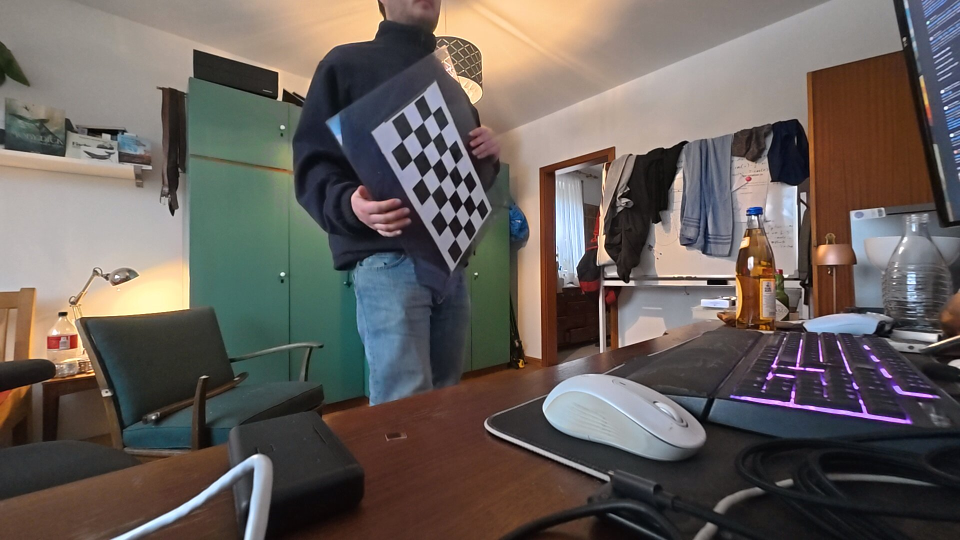
#> input picture calibration_images/left/img_01.png, 1920 x 1080 px, given in place of the camera (shown at 1/2 size)
$ python capture_calibration_images.py
#> lines starting #> are read from the running program, lines starting #| are printed output that depends on the picture; after the words box and inside, x2 and y2 are one past the last pixel; in counts of white or black regions, pixels touching at a corner belong together
#!/usr/bin/env python3
"""
capture_calibration_images.py
=============================
Interactive stereo chessboard capture for camera calibration.

Uses cv2.findChessboardCornersSB for robust corner detection.
Auto-saves when both cameras detect the board, with a cooldown between saves.

Controls
--------
  q  – Quit
"""

import os
import sys
import threading
import time
import cv2
import numpy as np

# ── Configuration ────────────────────────────────────────────────────────────
CAM_LEFT_ID = 2          # /dev/video2
CAM_RIGHT_ID = 4         # /dev/video4
RESOLUTION = (1920, 1080)
FPS = 30

# Chessboard inner corners  (columns × rows)
CHESS_COLS = 7
CHESS_ROWS = 4
BOARD_SIZE = (CHESS_COLS, CHESS_ROWS)

# Output directories
OUT_DIR = "calibration_images"
LEFT_DIR = os.path.join(OUT_DIR, "left")
RIGHT_DIR = os.path.join(OUT_DIR, "right")

PREVIEW_SCALE = 0.5
COOLDOWN = 3.0  # seconds between auto-captures


def open_camera(dev_id: int) -> cv2.VideoCapture:
    cap = cv2.VideoCapture(dev_id, cv2.CAP_V4L2)
    if not cap.isOpened():
        print(f"[ERROR] Cannot open /dev/video{dev_id}")
        sys.exit(1)
    cap.set(cv2.CAP_PROP_FOURCC, cv2.VideoWriter_fourcc(*"MJPG"))
    cap.set(cv2.CAP_PROP_FRAME_WIDTH, RESOLUTION[0])
    cap.set(cv2.CAP_PROP_FRAME_HEIGHT, RESOLUTION[1])
    cap.set(cv2.CAP_PROP_FPS, FPS)
    return cap


class Detector(threading.Thread):
    """Runs findChessboardCornersSB in a background thread."""

    def __init__(self, board_size):
        super().__init__(daemon=True)
        self.board_size = board_size
        self._lock = threading.Lock()
        self._gray_l = None
        self._gray_r = None
        self._frame_l = None
        self._frame_r = None
        self._new = False
        self.found_l = False
        self.found_r = False
        self.corners_l = None
        self.corners_r = None
        self.frame_l = None
        self.frame_r = None
        self._running = True
        self.start()

    def submit(self, gray_l, gray_r, frame_l, frame_r):
        with self._lock:
            self._gray_l = gray_l
            self._gray_r = gray_r
            self._frame_l = frame_l.copy()
            self._frame_r = frame_r.copy()
            self._new = True

    def run(self):
        while self._running:
            gl = gr = fl_frame = fr_frame = None
            with self._lock:
                if self._new:
                    gl, gr = self._gray_l.copy(), self._gray_r.copy()
                    fl_frame = self._frame_l.copy()
                    fr_frame = self._frame_r.copy()
                    self._new = False
            if gl is None:
                time.sleep(0.005)
                continue

            # Full-res detection — same as calibration script
            fl, cl = cv2.findChessboardCornersSB(gl, self.board_size)
            fr, cr = cv2.findChessboardCornersSB(gr, self.board_size)

            with self._lock:
                self.found_l, self.corners_l = fl, cl
                self.found_r, self.corners_r = fr, cr
                self.frame_l = fl_frame
                self.frame_r = fr_frame

    def stop(self):
        self._running = False


def main() -> None:
    os.makedirs(LEFT_DIR, exist_ok=True)
    os.makedirs(RIGHT_DIR, exist_ok=True)

    cap_l = open_camera(CAM_LEFT_ID)
    cap_r = open_camera(CAM_RIGHT_ID)

    pair_count = 0
    existing = [f for f in os.listdir(LEFT_DIR) if f.endswith(".png")]
    if existing:
        pair_count = max(int(f.split("_")[1].split(".")[0]) for f in existing)
        print(f"[INFO] Continuing from pair {pair_count + 1}.")

    det = Detector(BOARD_SIZE)

    print("=" * 60)
    print("  Stereo Chessboard Capture")
    print(f"  Board: {CHESS_COLS}×{CHESS_ROWS} inner corners")
    print(f"  Auto-saves every {COOLDOWN:.0f}s when both cameras detect.")
    print("  Move board to different angles/positions between saves!")
    print("  [q] quit")
    print("=" * 60)

    last_save_time = 0

    while True:
        ret_l, frame_l = cap_l.read()
#> frame_l is the input picture: shape (1080, 1920, 3); mean B, G, R 91, 95.5, 103.1
        ret_r, frame_r = cap_r.read()
        if not ret_l or not ret_r:
            continue

        gray_l = cv2.cvtColor(frame_l, cv2.COLOR_BGR2GRAY)
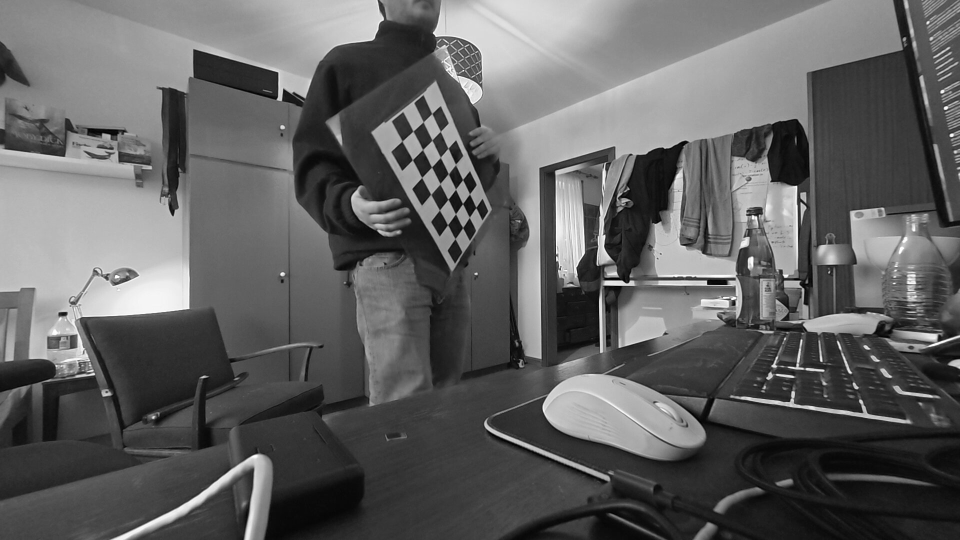
#> gray_l: shape (1080, 1920) (shown at 1/2 size); min 0, max 255, mean 97.2
        gray_r = cv2.cvtColor(frame_r, cv2.COLOR_BGR2GRAY)
        det.submit(gray_l, gray_r, frame_l, frame_r)

        with det._lock:
            fl, cl = det.found_l, det.corners_l
            fr, cr = det.found_r, det.corners_r

        # Auto-save when both detected
        if fl and fr and (time.time() - last_save_time) > COOLDOWN:
            with det._lock:
                save_l = det.frame_l.copy()
                save_r = det.frame_r.copy()
            pair_count += 1
            fname = f"img_{pair_count:02d}.png"
            cv2.imwrite(os.path.join(LEFT_DIR, fname), save_l)
            cv2.imwrite(os.path.join(RIGHT_DIR, fname), save_r)
            print(f"  ✓ Auto-saved pair #{pair_count}: {fname}")
            last_save_time = time.time()

        # Draw
        disp_l, disp_r = frame_l.copy(), frame_r.copy()
        if fl and cl is not None:
            cv2.drawChessboardCorners(disp_l, BOARD_SIZE, cl, fl)
        if fr and cr is not None:
            cv2.drawChessboardCorners(disp_r, BOARD_SIZE, cr, fr)

        cv2.putText(disp_l, "L: OK" if fl else "L: --", (30, 60),
                    cv2.FONT_HERSHEY_SIMPLEX, 2, (0,255,0) if fl else (0,0,255), 3)
#> disp_l: shape (1080, 1920, 3); 0.04% of pixels changed, all inside (x1, y1, x2, y2) = (36, 16, 215, 63)
        cv2.putText(disp_r, "R: OK" if fr else "R: --", (30, 60),
                    cv2.FONT_HERSHEY_SIMPLEX, 2, (0,255,0) if fr else (0,0,255), 3)
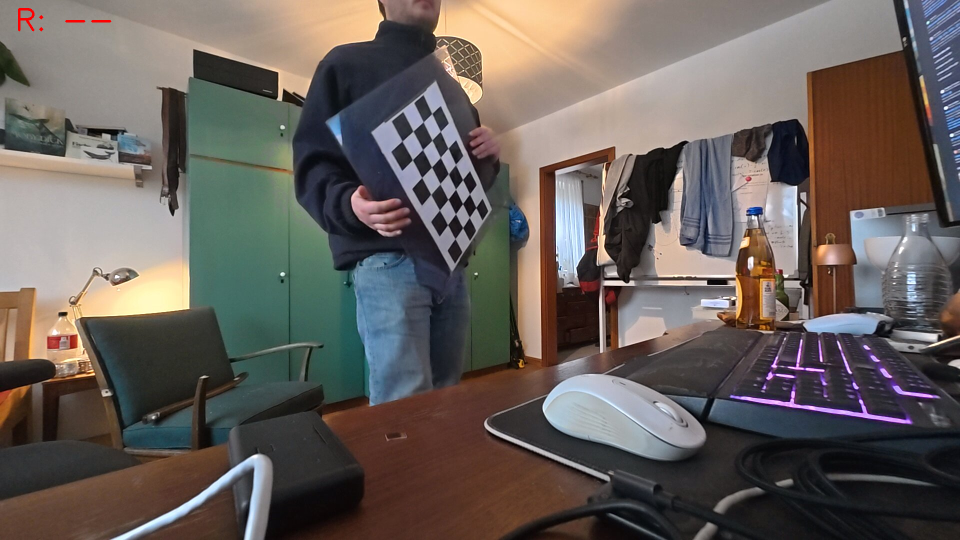
#> disp_r: shape (1080, 1920, 3) (shown at 1/2 size); 0.05% of pixels changed, all inside (x1, y1, x2, y2) = (36, 16, 223, 63)
        cv2.putText(disp_l, f"Pairs: {pair_count}", (30, 130),
                    cv2.FONT_HERSHEY_SIMPLEX, 1.5, (255,255,255), 2)
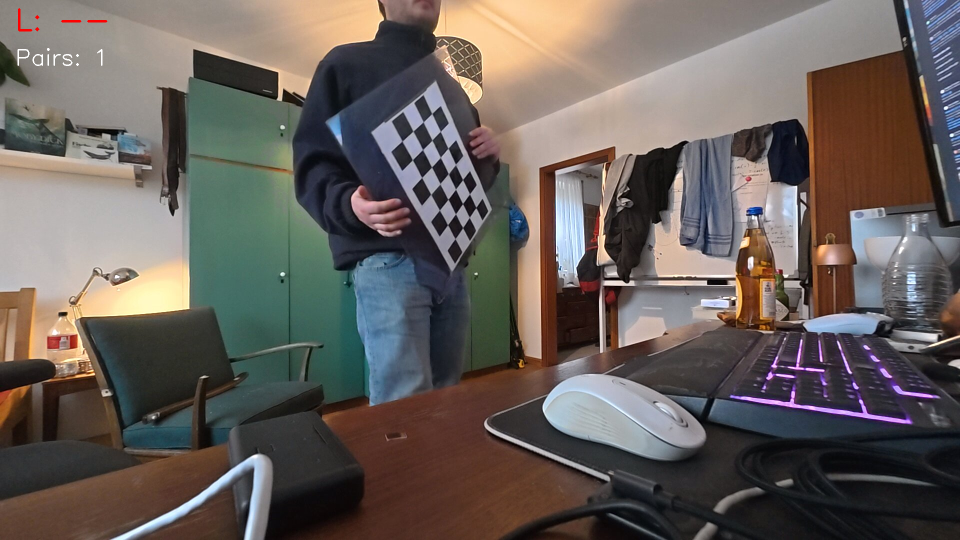
#> disp_l: shape (1080, 1920, 3) (shown at 1/2 size); mean B, G, R 91, 95.5, 103.2

        h, w = disp_l.shape[:2]
#> h = 1080; w = 1920
        nw, nh = int(w * PREVIEW_SCALE), int(h * PREVIEW_SCALE)
#> nw = 960; nh = 540
        combined = np.hstack([cv2.resize(disp_l, (nw, nh)),
                              cv2.resize(disp_r, (nw, nh))])
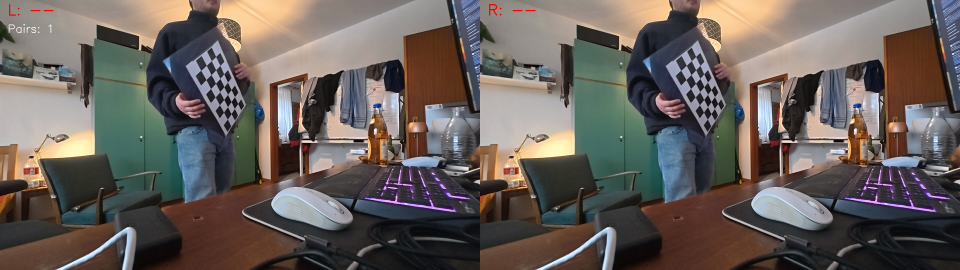
#> combined: shape (540, 1920, 3) (shown at 1/2 size); mean B, G, R 91.1, 95.6, 103.4
        cv2.imshow("Stereo Capture  [q]=quit", combined)

        key = cv2.waitKey(1) & 0xFF
#> (key q is pressed here)
        if key == ord("q"):
            break

    det.stop()
    cap_l.release()
    cap_r.release()
    cv2.destroyAllWindows()
    print(f"\nDone. {pair_count} pairs in '{OUT_DIR}/'.")


if __name__ == "__main__":
    main()
